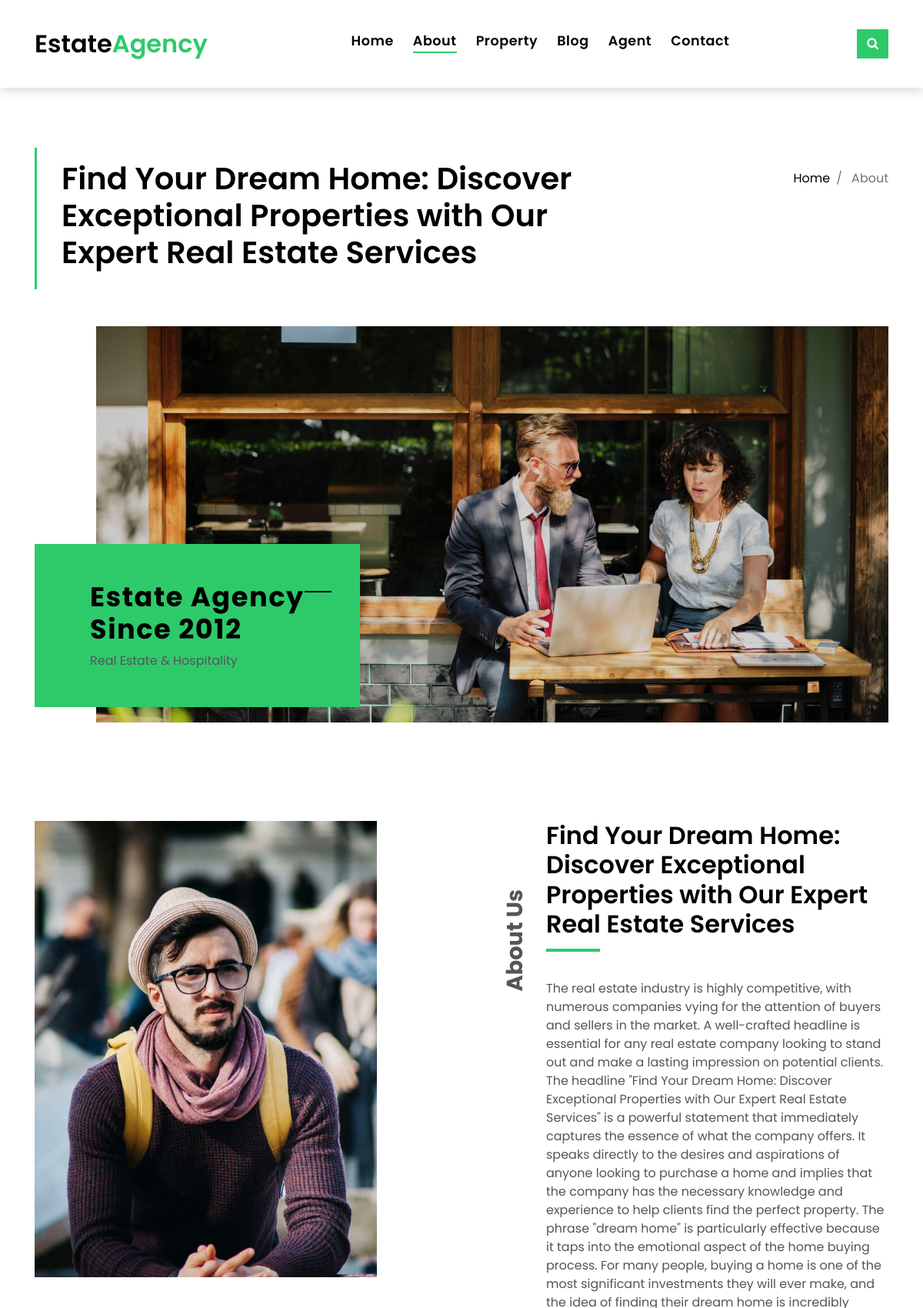
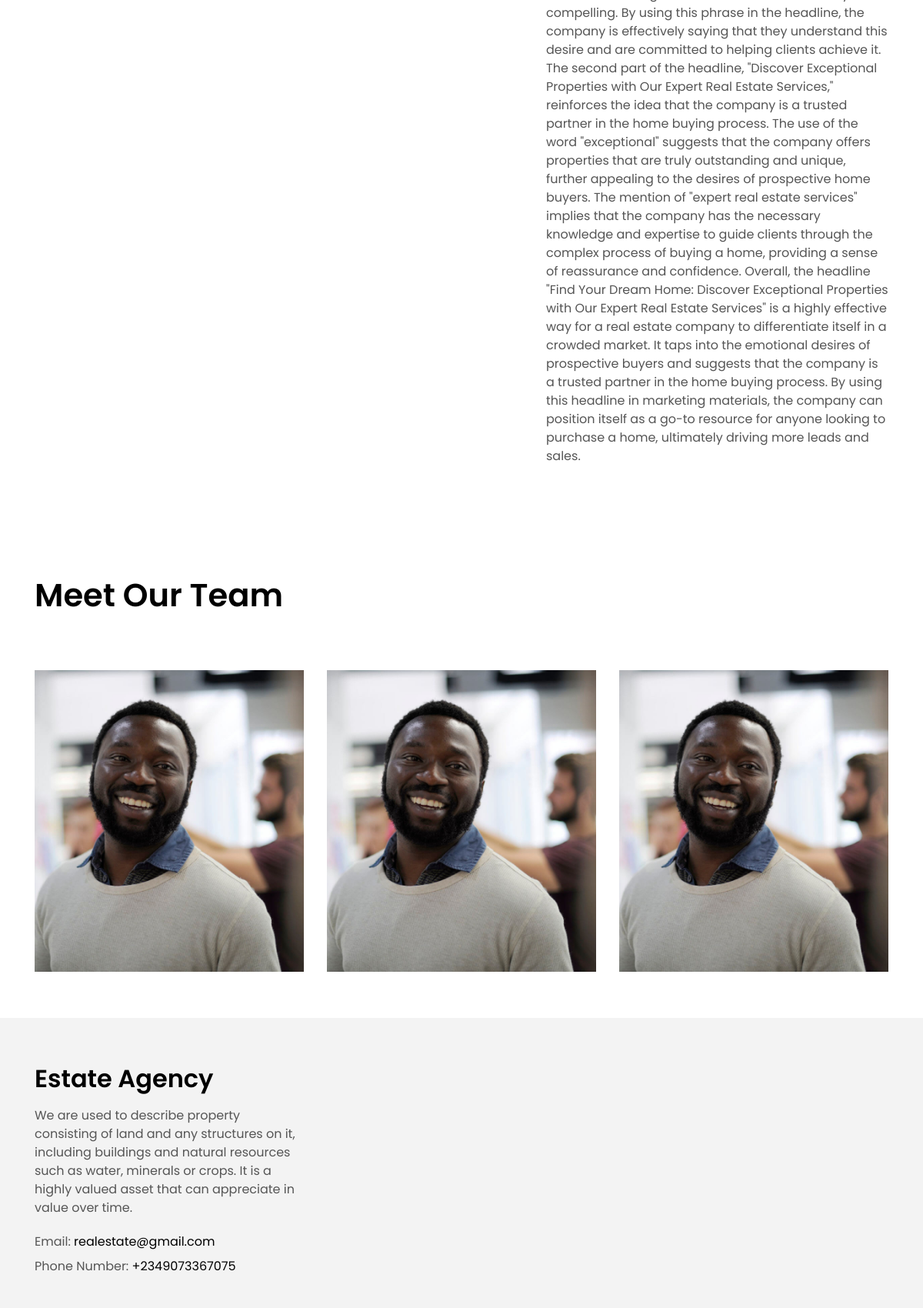
The page /about/ (upper part) on the database its author committed (2 pictures, top to bottom).
### realestateapp/models.py (models this page shows, shortened)
class About(models.Model):
    about_headline = models.CharField(max_length=100)
    about_description = models.TextField()
    class Meta:
        verbose_name_plural = 'About'

class Agent(models.Model):
    agent_image = models.ManyToManyField(ContactAgentImage)
    agent_name = models.CharField(max_length=100)
    agent_description = models.TextField()
    agent_mobilenumber = models.PositiveBigIntegerField()
    agent_email= models.EmailField()

class CompanyDetails(models.Model):
    company_description = models.TextField()
    company_phonenumber = models.PositiveBigIntegerField()
    company_email = models.EmailField()
    company_location = models.TextField(blank=True, null=True)
    class Meta:
        verbose_name_plural = 'Company details'

### realestateapp/views.py (the view)
# urls.py: path('about/', AboutView, name='aboutpage'),
def AboutView(request):
    about = About.objects.all()
    agents = Agent.objects.all()
    companydetail = CompanyDetails.objects.all()
    return render(request, 'realestateapp/about/about.html', {"about": about,  'agents': agents, 'companydetail': companydetail})

### realestateapp/templates/realestateapp/about/about.html (shortened to what this page needs)
{% load static %}
<!DOCTYPE html>
<html lang="en">
<head>
  <link href="{% static 'realestateapp/lib/bootstrap/css/bootstrap.min.css' %}" rel="stylesheet">
  <link href="{% static 'realestateapp/lib/font-awesome/css/font-awesome.min.css' %}" rel="stylesheet">
  <link href="{% static 'realestateapp/lib/animate/animate.min.css' %}" rel="stylesheet">
  <link href="{% static 'realestateapp/lib/ionicons/css/ionicons.min.css' %}" rel="stylesheet">
  <link href="{% static 'realestateapp/lib/owlcarousel/assets/owl.carousel.min.css' %}" rel="stylesheet">
  <link href="{% static 'realestateapp/css/style.css' %}" rel="stylesheet">
</head>
<body>
  <nav class="navbar navbar-default navbar-trans navbar-expand-lg fixed-top">
    <div class="container">
      <a class="navbar-brand text-brand" href="{% url 'home' %}">Estate<span class="color-b">Agency</span></a>
      <div class="navbar-collapse collapse justify-content-center" id="navbarDefault">
        <ul class="navbar-nav">
          <li class="nav-item">
            <a class="nav-link" href="{% url 'home' %}">Home</a>
          </li>
          <li class="nav-item">
            <a class="nav-link active" href="{% url 'aboutpage' %}">About</a>
          </li>
          <li class="nav-item">
            <a class="nav-link" href="{% url 'propertypage' %}">Property</a>
          </li>
          <li class="nav-item">
            <a class="nav-link" href="{% url 'blogpage' %}">Blog</a>
          </li>
          <li class="nav-item">
            <a class="nav-link" href="{% url 'agentpage' %}">Agent</a>
          </li>
          <li class="nav-item">
            <a class="nav-link" href="{% url 'contactpage' %}">Contact</a>
          </li>
        </ul>
      </div>
      <button type="button" class="btn btn-b-n navbar-toggle-box-collapse d-none d-md-block" data-toggle="collapse"
        data-target="#navbarTogglerDemo01" aria-expanded="false">
        <span class="fa fa-search" aria-hidden="true"></span>
      </button>
    </div>
  </nav>
  <section class="intro-single">
    <div class="container">
      <div class="row">
        {% for about in about %}
        <div class="col-md-12 col-lg-8">
          <div class="title-single-box">
            <h1 class="title-single">{{ about.about_headline }}</h1>
          </div>
        </div>
        <div class="col-md-12 col-lg-4">
          <nav aria-label="breadcrumb" class="breadcrumb-box d-flex justify-content-lg-end">
            <ol class="breadcrumb">
              <li class="breadcrumb-item">
                <a href="{% url 'home' %}">Home</a>
              </li>
              <li class="breadcrumb-item active" aria-current="page">
                About
              </li>
            </ol>
          </nav>
        </div>
      </div>
      {% endfor %}
    </div>
  </section>
  <section class="section-about">
    <div class="container">
      <div class="row">
        {% for about in about %}
        <div class="col-sm-12">
          <div class="about-img-box">
            <img src="{% static 'realestateapp/img/slide-about-1.jpg' %}" alt="" class="img-fluid">
          </div>
          <div class="sinse-box">
            <h3 class="sinse-title">Estate Agency
              <br> Since 2012</h3>
            <p>Real Estate & Hospitality</p>
          </div>
        </div>
        <div class="col-md-12 section-t8">
          <div class="row">
            <div class="col-md-6 col-lg-5">
              <img src="{% static 'realestateapp/img/about-2.jpg' %}" alt="" class="img-fluid">
            </div>
            <div class="col-lg-2  d-none d-lg-block">
              <div class="title-vertical d-flex justify-content-start">
                <span>About Us</span>
              </div>
            </div>
            <div class="col-md-6 col-lg-5 section-md-t3">
              <div class="title-box-d">
                <h3 class="title-d">
                  {{ about.about_headline }}</h3>
              </div>
              <p class="color-text-a">
                {{ about.about_description }}
              </p>
            </div>
          </div>
        </div>
        {% endfor %}
      </div>
    </div>
  </section>
  <section class="section-agents section-t8">
    <div class="container">
      <div class="row">
        <div class="col-md-12">
          <div class="title-wrap d-flex justify-content-between">
            <div class="title-box">
              <h2 class="title-a">Meet Our Team</h2>
            </div>
          </div>
        </div>
      </div>
      <div class="row">
        {% for agents in agents %}
        <div class="col-md-4">
          <div class="card-box-d">
            <div class="card-img-d">
              <img src="{% static 'realestateapp/img/agent-2.jpg' %}" alt="" class="img-d img-fluid">
            </div>
            <div class="card-overlay card-overlay-hover">
              <div class="card-header-d">
                <div class="card-title-d align-self-center">
                </div>
              </div>
              <div class="card-body-d">
              </div>
            </div>
          </div>
        </div>
        {% endfor %}
      </div>
    </div>
  </section>
  <section class="section-footer">
    <div class="container">
      <div class="row">
        {% for companydetail in companydetail %}
        <div class="col-sm-12 col-md-4">
          <div class="widget-a">
            <div class="w-header-a">
              <h3 class="w-title-a text-brand">Estate Agency</h3>
            </div>
            <div class="w-body-a">
              <p class="w-text-a color-text-a">
                {{ companydetail.company_description }}
              </p>
            </div>
            <div class="w-footer-a">
              <ul class="list-unstyled">
                <li class="color-a">
                  <span class="color-text-a">Email:</span> {{ companydetail.company_email }}</li>
                <li class="color-a">
                  <span class="color-text-a">Phone Number:</span> +234{{ companydetail.company_phonenumber }}</li>
              </ul>
            </div>
          </div>
        </div>
        {% endfor %}
      </div>
    </div>
  </section>
  <footer>
  </footer>
</body>
</html>

### rows shown on the page
About: about_headline "Find Your Dream Home: Discover Exceptional Properties with Our Expert Real Estate Services", about_description "The real estate industry is highly competitive, with numerous companies vying for the attention of buyers and sellers in the market. A well-crafted headline is essential for any real estate company looking to stand out and make a lasting impression on potential clients. The headline \"Find Your Dream Home: Discover Exceptional Properties with Our Expert Real Estate Services\" is a powerful statement that immediately captures the essence of what the company offers. It speaks directly to the desires and aspirations of anyone looking to purchase a home and implies that the company has the necessary knowledge and experience to help clients find the perfect property. The phrase \"dream home\" is…"
CompanyDetails: company_description "We are used to describe property consisting of land and any structures on it, including buildings and natural resources such as water, minerals or crops. It is a highly valued asset that can appreciate in value over time.", company_email "realestate@gmail.com", company_phonenumber "9073367075"
